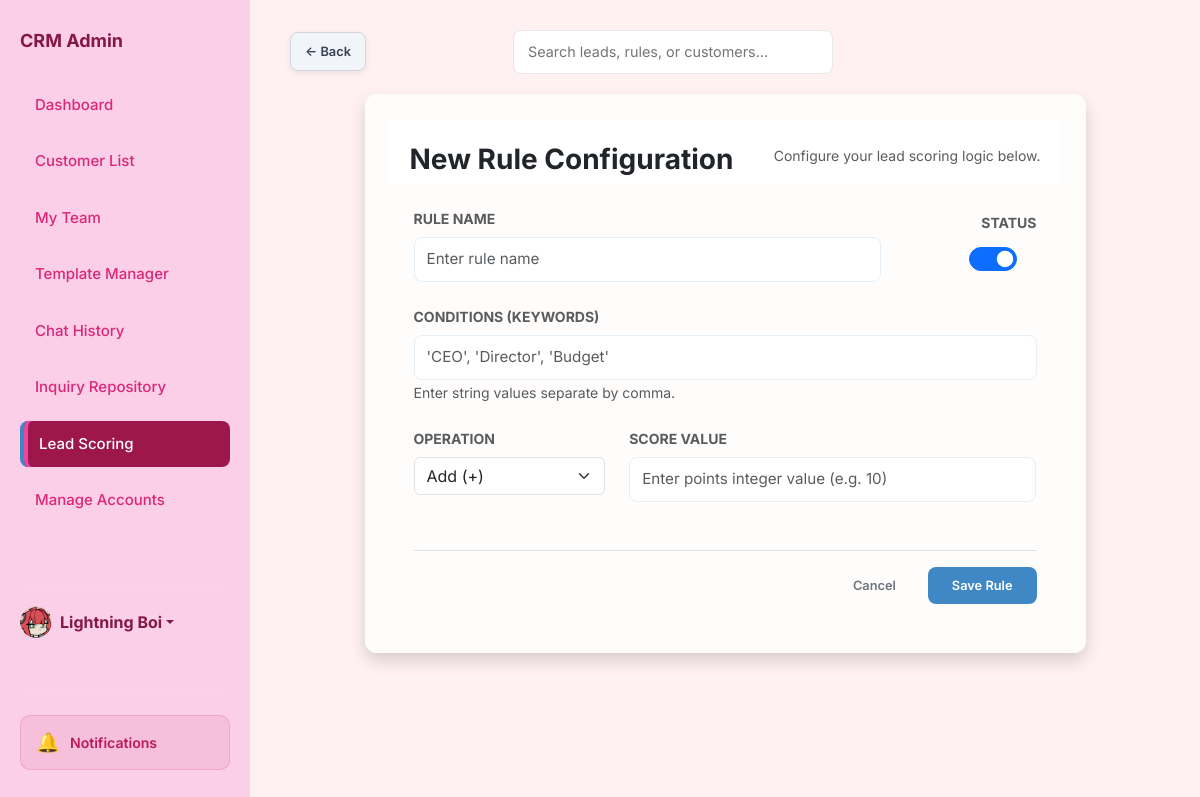
/add_rule (signed in), run on the app's committed database.
### app.py (models this page shows, shortened)
class User(db.Model):
    id = db.Column(db.Integer, primary_key=True)
    username = db.Column(db.String(80), unique=True, nullable=False)
    password = db.Column(db.String(200), nullable=False)
    name = db.Column(db.String(100), default='Admin')
    bio = db.Column(db.Text, default='')
    profile_picture = db.Column(db.String(200), default='https://ui-avatars.com/api/?name=Admin&background=random')
    role = db.Column(db.String(20), default='agent') # super_admin, agent
    preferences = db.Column(db.Text, default='{}') # Stores dashboard layout/stats as JSON
    last_active = db.Column(db.String(50))
    team_id = db.Column(db.Integer, db.ForeignKey('team.id'), nullable=True)
    team_role = db.Column(db.String(20)) # leader, vice_leader, member
    last_active_team_chat = db.Column(db.String(50)) # Timestamp of last time user viewed team chat

### app.py (the view, shortened to what this page needs)
@app.route('/add_rule', methods=['GET', 'POST'])
def add_rule():
    return render_template('rule_form.html', rule=None, title="New Rule Configuration")

### app.py (called while the page is built)
@app.context_processor
def context_processor():
    from flask import g
    return dict(
        team_pending_requests_count=getattr(g, 'team_pending_requests_count', 0),
        unread_team_messages=getattr(g, 'unread_team_messages', False)
    )

@app.context_processor
def inject_user_preferences():
    theme = 'light'
    if has_request_context() and 'user_id' in session:
        user_id = session.get('user_id')
        user = User.query.get(user_id)
        if user and user.preferences:
            try:
                import json
                prefs = json.loads(user.preferences)
                theme = prefs.get('theme', 'light')
            except:
                pass
    return dict(current_theme=theme)

@app.context_processor
def inject_search_data():
    customers = Customer.query.all()
    inquiries = Inquiry.query.all()
    rules = Rule.query.all()
    templates = AutoReplyTemplate.query.all()
    faqs = FAQ.query.all()
    search_seed = []
    for c in customers:
        search_seed.append({"display": c.name, "category": "Customer", "page": "/customers"})
    for i in inquiries:
        search_seed.append({"display": f"Inquiry: {i.customer}", "category": "Inquiry", "page": f"/inquiry/{i.id}"})
    for r in rules:
        search_seed.append({"display": r.name, "category": "Rule", "page": "/scoring"})
    for t in templates:
        search_seed.append({"display": t.title, "category": "Template", "page": "/templates-manager"})
    for f in faqs:
        search_seed.append({"display": f.question, "category": "FAQ", "page": "/templates-manager"})
    return dict(search_seed=search_seed)

@app.before_request
def require_login():
    allowed_routes = ['login', 'static']
    if request.endpoint and request.endpoint not in allowed_routes and not session.get('logged_in'):
        if request.path.startswith('/api/'):
            return jsonify({'error': 'Unauthorized'}), 401
        return redirect(url_for('login'))
    if session.get('logged_in') and session.get('user_id'):
        user = User.query.get(session.get('user_id'))
        if user:
            try:
                user.last_active = datetime.now().strftime('%Y-%m-%d %H:%M:%S')
                db.session.commit()
            except:
                pass
            session['user_role'] = user.role
            session['team_id'] = user.team_id
            session['user_name'] = user.name
            session['user_pic'] = user.profile_picture

### templates/rule_form.html (shortened to what this page needs)
<!DOCTYPE html>
<html lang="en">
<head>
    <link href="https://cdn.jsdelivr.net/npm/bootstrap@5.3.0/dist/css/bootstrap.min.css" rel="stylesheet">
    <link rel="stylesheet" href="https://cdn.jsdelivr.net/npm/bootstrap-icons@1.11.1/font/bootstrap-icons.css">
    <link rel="stylesheet" href="{{ url_for('static', filename='style.css') }}">
</head>
<body id="page-scoring" class="{% if current_theme and current_theme != 'light' %}theme-{{ current_theme }}{% endif %}">
    <aside class="sidebar">
        <h2>CRM Admin</h2>
        <a href="/dashboard" class="nav-link nav-dashboard">Dashboard</a>
        <a href="/customers" class="nav-link nav-customers">Customer List</a>
        <a href="/my-team" class="nav-link nav-my-team d-flex justify-content-between align-items-center">
            My Team
        </a>
        <a href="/templates-manager" class="nav-link nav-templates">Template Manager</a>
        <a href="/history" class="nav-link nav-history d-flex justify-content-between align-items-center">
            Chat History
        </a>
        <a href="/repository" class="nav-link nav-repository">Inquiry Repository</a>
        <a href="/scoring" class="nav-link nav-scoring active">Lead Scoring</a>
        {% if session.get('user_role') in ['ultra_admin', 'super_admin', 'admin'] %}
        <a href="/admin/create-account" class="nav-link nav-admin">
            Manage Accounts
        </a>
        {% endif %}
        <div class="mt-auto pt-3 border-top border-secondary" style="border-color: rgba(255,255,255,0.1) !important;">
            <div class="dropdown">
                <a href="#" class="d-flex align-items-center text-decoration-none dropdown-toggle" id="dropdownUser1"
                    data-bs-toggle="dropdown" aria-expanded="false">
                    <div class="avatar-circle bg-primary text-white me-2"
                        style="width: 32px; height: 32px; font-size: 14px; display:flex; align-items:center; justify-content:center; border-radius:50%; overflow:hidden;">
                        {% if session.get('user_pic') and 'http' in session.get('user_pic') %}
                        <img src="{{ session.get('user_pic') }}" alt="User"
                            style="width:100%; height:100%; object-fit:cover;">
                        {% elif session.get('user_pic') %}
                        <img src="{{ url_for('static', filename='uploads/' + session.get('user_pic')) }}" alt="User"
                            style="width:100%; height:100%; object-fit:cover;">
                        {% else %}
                        {{ session.get('user_name', 'Admin')[0] | upper }}
                        {% endif %}
                    </div>
                    <strong>{{ session.get('user_name', 'Admin') }}</strong>
                </a>
            </div>
        </div>
    </aside>
    <main class="main">
        <div class="header">
            <div class="header-left">
                <a href="{{ url_for('lead_scoring') }}" class="btn btn-gray">← Back</a>
            </div>
            <div class="search-container">
                <input type="text" placeholder="Search leads, rules, or customers..." class="taskbar-search">
            </div>
        </div>
        <div class="row justify-content-center">
            <div class="col-md-10">
                <div class="card shadow border-0">
                    <div class="card-header bg-white border-0 pt-4 pb-0">
                        <h3 class="fw-bold">{{ title }}</h3>
                        <p class="text-muted small">Configure your lead scoring logic below.</p>
                    </div>
                    <div class="card-body p-4">
                        <form method="POST">
                            <div class="d-flex justify-content-between align-items-center mb-4">
                                <div class="w-75">
                                    <label class="form-label fw-bold small text-muted">RULE NAME</label>
                                    <input type="text" class="form-control" name="name"
                                        value="{{ rule.name if rule else '' }}" placeholder="Enter rule name" required>
                                </div>
                                <div class="ms-3 text-center">
                                    <label class="form-label fw-bold small text-muted d-block">STATUS</label>
                                    <div class="form-check form-switch d-inline-block">
                                        <input class="form-check-input fs-4" type="checkbox" name="active" {% if not
                                            rule or rule.active %}checked{% endif %}>
                                    </div>
                                </div>
                            </div>
                            <div class="mb-4">
                                <label class="form-label fw-bold small text-muted">CONDITIONS (KEYWORDS)</label>
                                <input type="text" class="form-control" name="keywords"
                                    value="{{ rule.keywords if rule else '' }}"
                                    placeholder="'CEO', 'Director', 'Budget'" required>
                                <small class="text-muted">Enter string values separate by comma.</small>
                            </div>
                            <div class="row mb-5">
                                <div class="col-md-4">
                                    <label class="form-label fw-bold small text-muted">OPERATION</label>
                                    <select class="form-select" id="operation" name="operation">
                                        <option value="+" >Add (+)</option>
                                    </select>
                                </div>
                                <div class="col-md-8">
                                    <label class="form-label fw-bold small text-muted">SCORE VALUE</label>
                                    <input type="number" class="form-control" id="score" name="score"
                                        value="{{ rule.score if rule else '' }}" placeholder="Enter value (e.g. 10)"
                                        required>
                                </div>
                            </div>
                            <div class="d-flex justify-content-end gap-2 border-top pt-3">
                                <a href="{{ url_for('lead_scoring') }}"
                                    class="btn btn-outline-secondary px-4">Cancel</a>
                                <button type="submit" class="btn btn-primary px-4">
                                    {{ 'Update Rule' if rule else 'Save Rule' }}
                                </button>
                            </div>
                        </form>
                    </div>
                </div>
            </div>
        </div>
    </main>
</body>
</html>

### static/style.css (style rules this page uses)
:root { --blue: #3F88C5; --red: #E94F37; --green: #44BBA4; --gray: #64748b; --slate-900: #393E41; --slate-800: #4a5155; --border-radius: 12px; --bg-light: #F6F7EB; --sidebar-bg: #393E41; }
* { box-sizing: border-box; font-family: 'Inter', -apple-system, sans-serif; }
body { margin: 0; display: flex; background-color: var(--bg-light); color: var(--slate-900); height: 100vh; overflow: hidden; font-size: 16px; -webkit-font-smoothing: antialiased; }
.header { overflow: visible !important; }
.main { overflow-y: auto; overflow-x: visible !important; }
.sidebar { width: 250px; background: var(--sidebar-bg); color: #fff; height: 100vh; padding: 30px 20px; flex-shrink: 0; display: flex; flex-direction: column; }
.sidebar .dropdown-toggle { color: inherit !important; }
.sidebar h2 { font-size: 18px; margin-bottom: 30px; font-weight: 700; color: inherit; }
.nav-link { display: block; padding: 12px 15px; color: #cbd5f5; text-decoration: none; border-radius: 8px; margin-bottom: 10px; font-size: 15px; font-weight: 500; transition: 0.2s; }
.nav-link:hover, .nav-link.active { background: var(--slate-800); color: #fff; box-shadow: inset 4px 0 0 #3F88C5; }
.main { flex: 1; padding: 30px 40px; overflow-y: auto; max-width: 1600px; margin: 0 auto; width: 100%; }
.header { display: flex; justify-content: space-between; align-items: center; flex-shrink: 0; margin-bottom: 20px; gap: 20px; width: 100%; }
.header-left { display: flex; align-items: center; gap: 15px; }
.card { background: white; padding: 25px; border-radius: var(--border-radius); box-shadow: 0 4px 6px -1px rgba(0, 0, 0, 0.1); border: 1px solid #e2e8f0; margin-bottom: 25px; }
.card-header { padding: 20px; border-bottom: 1px solid #e2e8f0; display: flex; justify-content: space-between; align-items: center; }
.avatar-circle { width: 42px; height: 42px; border-radius: 10px; background: #3b82f6; color: white; font-weight: 600; font-size: 14px; display: flex; align-items: center; justify-content: center; }
.taskbar-search { width: 320px; padding: 10px 14px; border-radius: 8px; border: 1px solid #e5e7eb; }
.btn-green, .btn-gray, .btn-blue { border-radius: 8px; padding: 10px 18px; font-weight: 600; border: 1px solid transparent; box-shadow: 0 2px 6px rgba(0, 0, 0, 0.08); }
.btn-gray { background-color: #f1f5f9 !important; color: #374151 !important; border: 1px solid #d1d5db !important; }
label { display: block; font-size: 0.8rem; margin-bottom: 5px; color: var(--gray); font-weight: 600; }
input, textarea, select { width: 100%; padding: 10px; border: 1px solid #e2e8f0; border-radius: 6px; font-size: 0.9rem; outline: none; }
.btn { padding: 8px 14px; border: none; border-radius: 6px; cursor: pointer; font-size: 0.8rem; font-weight: 600; transition: 0.2s; text-decoration: none; display: inline-block; }
.btn-blue, .btn-primary { background: var(--blue) !important; border-color: var(--blue) !important; color: white !important; }
.btn-gray { background: #e2e8f0; color: #475569; }
.form-control { width: 100%; padding: 10px 12px; border: 1px solid #e6eef6; border-radius: 8px; font-size: 0.95rem; background: #fff; transition: border-color .15s, box-shadow .15s, transform .06s; }
.btn { border-radius: 8px; padding: 9px 14px; font-weight: 600; }
.btn-gray { background: #eef2f7; color: #475569; }
.sidebar { z-index: 1; }
#page-dashboard .nav-dashboard, #page-customers .nav-customers, #page-my-team .nav-my-team, #page-history .nav-history, #page-repository .nav-repository, #page-templates .nav-templates, #page-scoring .nav-scoring, #page-admin-accounts .nav-admin { background: var(--slate-800); color: #fff; border-left: 4px solid var(--blue); }
.search-container { width: 500px; display: flex; position: relative; }
.text-center { text-align: center; }
.sidebar { display: flex; flex-direction: column; }
body.theme-sakura { --bg-light: #fff1f2; --slate-900: #be185d; --slate-800: #9d174d; --sidebar-bg: #fbcfe8; color: #831843; }
body.theme-sakura .sidebar { color: #831843; }
body.theme-sakura .sidebar .border-top { border-color: rgba(131, 24, 67, 0.1) !important; }
body.theme-sakura .nav-link { color: #db2777; }
body.theme-sakura .nav-link:hover, body.theme-sakura .nav-link.active { background: #fce7f3; color: #be185d; box-shadow: inset 4px 0 0 #ec4899; }
body.theme-sakura .card, body.theme-sakura .list-group-item, body.theme-sakura .confirm-card { border-color: #fecdd3; background-color: rgba(255, 255, 255, 0.8); }

### data on the page
User: profile_picture (picture), get "Lightning Boi"

### other printed values
{{ title }} "New Rule Configuration"
{{ 'Update Rule' if rule else 'Save Rule' }} "Save Rule"
